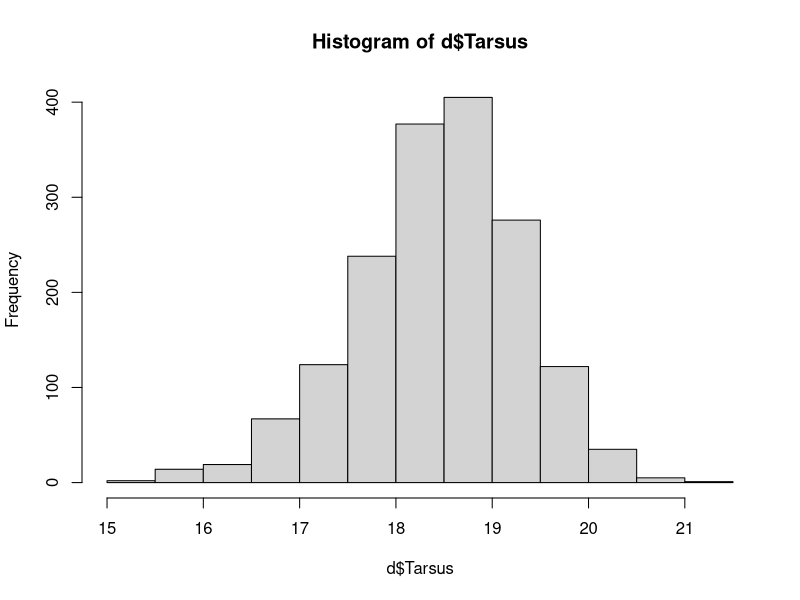
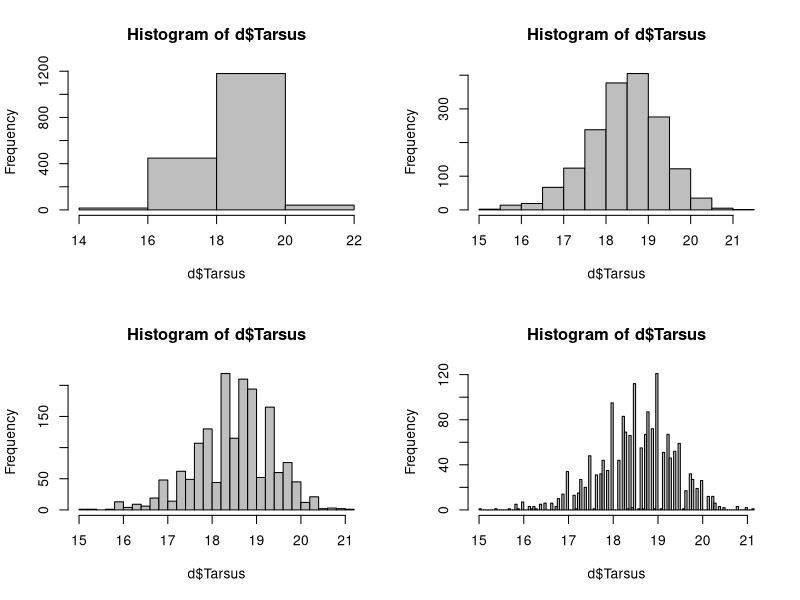

Reproduce these figures in R, in order.
rm(list=ls())
d <- read.table("../data/SparrowSize.txt", header =T)
str(d)
names(d)
head(d)
length((d$Tarsus))
hist(d$Tarsus)
mean(d$Tarsus)
mean(d$Tarsus, na.rm = T)
median(d$Tarsus, na.rm = T)
mode(d$Tarsus)
par(mfrow = c(2,2))
hist(d$Tarsus, breaks = 3, col="grey")
hist(d$Tarsus, breaks = 10, col="grey")
hist(d$Tarsus, breaks = 30, col="grey")
hist(d$Tarsus, breaks = 100, col="grey")

#install.packages("modeest") #package is discontinued
#require(modeest)
#mlv(d$Tarsus)
#d2 <- subset(d, d$Tarsus!="NA")
#length(d$Tarsus)
#lenght(d2$Tarsus)
#mlv(d2$Tarsus)

#range, var and sd
#range(d$Tarsus, na.rm = T)
#range(d2$Tarsus, na.rm = T)
#var(d$Tarsus, na.rm = T)
#var(d2$Tarsus, na.rm = T)




##excercise
mean(d$Bill, na.rm=T)
var(d$Bill, na.rm = T)
sd(d$Bill, na.rm =T)
mean(d$Mass, na.rm=T)
var(d$Mass, na.rm = T)
sd(d$Mass, na.rm =T)
mean(d$Wing, na.rm=T)
var(d$Wing, na.rm = T)
sd(d$Wing, na.rm =T)